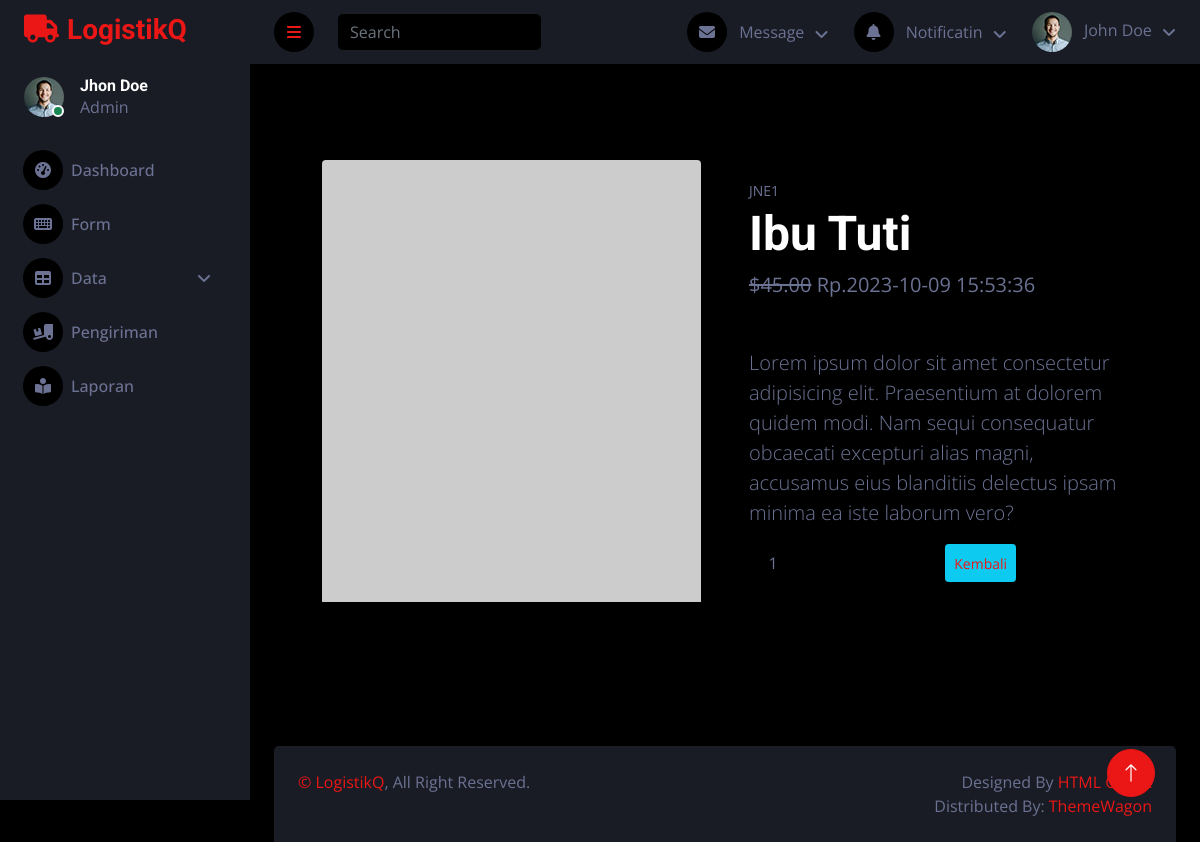
Before: /LogistikQ/index.php?url=Pages/detail_penerima/penerimaan&id=1 with the older database file.
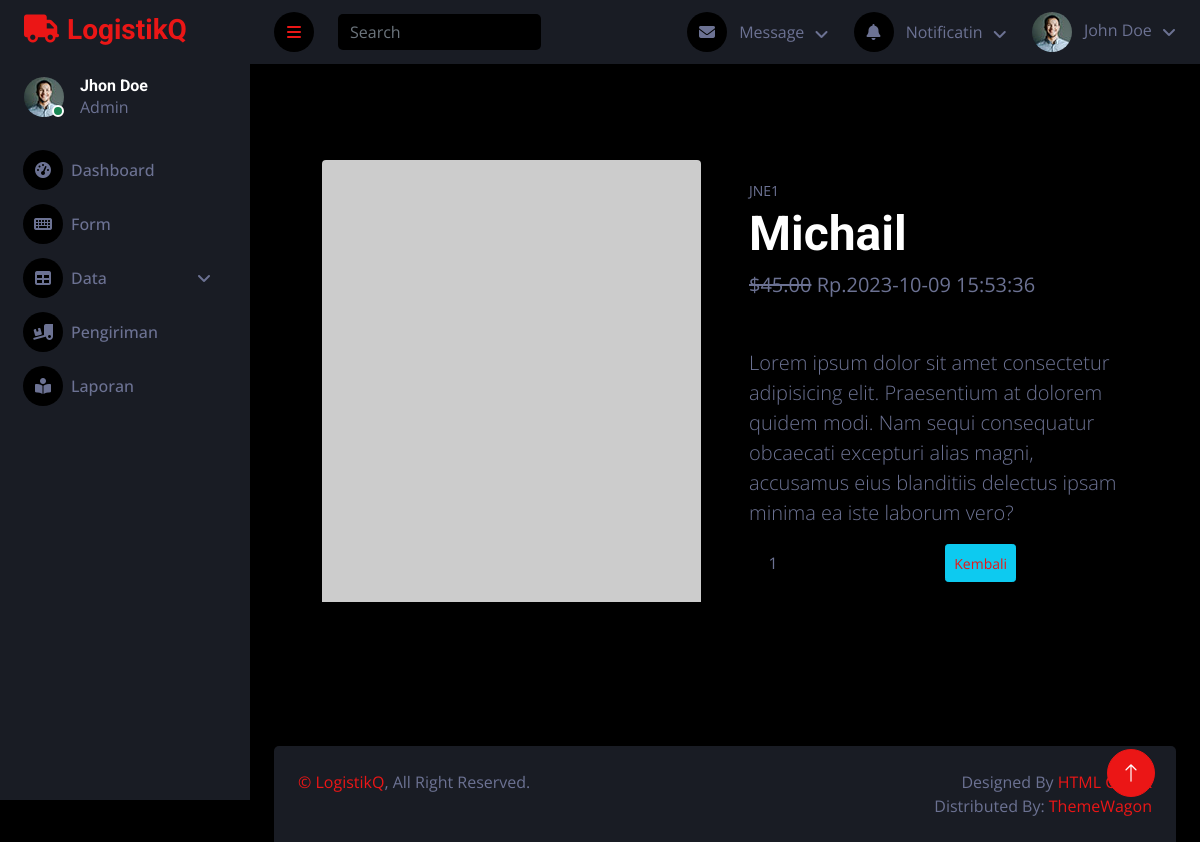
After: the same page with the newer database file.
### tables this page shows
CREATE TABLE `detail_penerimaan` (
  `id` int(11) NOT NULL,
  `kode` varchar(45) NOT NULL,
  `pengiriman_id` int(11) NOT NULL,
  `nama_penerima` varchar(45) NOT NULL,
  `waktu_penerima` datetime NOT NULL
);

### LogistikQ/models/detail_penerima.php (called while the page is built, shortened)
<?php
class detail_penerimaan
{
    private $koneksi;
    public function __construct()
    {
        global $dbh;
        $this->koneksi = $dbh;
    }
    public function getdetail_penerimaan($id)
    {
        $sql = "SELECT * FROM detail_penerimaan WHERE id=?";
        $ps = $this->koneksi->prepare($sql);
        $ps->execute([$id]);
        $rs = $ps->fetch();
        return $rs;
    }
}

### LogistikQ/Pages/detail_penerima/penerimaan.php (the view, shortened to what this page needs)
<?php
$id = $_REQUEST['id'];
$model = new detail_penerimaan();
$produk = $model->getdetail_penerimaan($id);
?>
<section class="py-5">
            <div class="container px-4 px-lg-5 my-5">
                <div class="row gx-4 gx-lg-5 align-items-center">
                    <div class="col-md-6"><img class="card-img-top mb-5 mb-md-0" src="https://dummyimage.com/600x700/dee2e6/6c757d.jpg" alt="..." /></div>
                    <div class="col-md-6">
                        <div class="small mb-1"><?= $produk['kode']?></div>
                        <h1 class="display-5 fw-bolder"><?= $produk['nama_penerima']?></h1>
                        <div class="fs-5 mb-5">
                            <span class="text-decoration-line-through">$45.00</span>
                            <span>Rp.<?= $produk['waktu_penerima']?></span>
                        </div>
                        <p class="lead">Lorem ipsum dolor sit amet consectetur adipisicing elit. Praesentium at dolorem quidem modi. Nam sequi consequatur obcaecati excepturi alias magni, accusamus eius blanditiis delectus ipsam minima ea iste laborum vero?</p>
                        <div class="d-flex">
                            <input class="form-control text-center me-3" id="inputQuantity" type="num" value="1" style="max-width: 3rem" />
                            <button class="btn btn-outline-dark flex-shrink-0" type="button">
                                <i class="bi-cart-fill me-1"></i>
                                </button>
                            <button type="button" class="btn btn-sm btn-info"><a href="index.php?url=dtdetail_penerima">Kembali</button>
                        </div>
                    </div>
                </div>
            </div>
        </section>

### LogistikQ/template/top.php (shortened to what this page needs)
<!DOCTYPE html>
<html lang="en">
<head>
    <link href="https://cdnjs.cloudflare.com/ajax/libs/font-awesome/5.10.0/css/all.min.css" rel="stylesheet">
    <link href="https://cdn.jsdelivr.net/npm/bootstrap-icons@1.4.1/font/bootstrap-icons.css" rel="stylesheet">
    <link href="lib/owlcarousel/assets/owl.carousel.min.css" rel="stylesheet">
    <link href="lib/tempusdominus/css/tempusdominus-bootstrap-4.min.css" rel="stylesheet" />
    <link rel="stylesheet" type="text/css" href="https://cdn.datatables.net/1.13.6/css/jquery.dataTables.min.css">
    <link href="css/bootstrap.min.css" rel="stylesheet">
    <link href="css/style.css" rel="stylesheet">
</head>
<body>
    <div class="container-fluid position-relative d-flex p-0">

### LogistikQ/template/sizebar.php (shortened to what this page needs)
<div class="sidebar pe-4 pb-3">
    <nav class="navbar bg-secondary navbar-dark">
        <a href="index.html" class="navbar-brand mx-4 mb-3">
            <h3 class="text-primary"><i class="fa fa-truck me-2"></i>LogistikQ</h3>
        </a>
        <div class="d-flex align-items-center ms-4 mb-4">
            <div class="position-relative">
                <img class="rounded-circle" src="img/user.jpg" alt="" style="width: 40px; height: 40px;">
                <div class="bg-success rounded-circle border border-2 border-white position-absolute end-0 bottom-0 p-1"></div>
            </div>
            <div class="ms-3">
                <h6 class="mb-0">Jhon Doe</h6>
                <span>Admin</span>
            </div>
        </div>
        <div class="navbar-nav w-100">
            <a href="index.php?url=dashboard" class="nav-item nav-link"><i class="fa fa-tachometer-alt me-2"></i>Dashboard</a>
            <a href="index.php?url=Pages/Kirim/form_kirim" class="nav-item nav-link"><i class="fa fa-keyboard me-2"></i>Form</a>
            <div class="nav-item dropdown">
                <a href="#" class="nav-link dropdown-toggle" data-bs-toggle="dropdown"><i class="fa-solid fa-table me-2"></i>Data</a>
            </div>
            <a href="index.php?url=Pages/Kirim/dtKirim" class="nav-item nav-link"><i class="fa-solid fa-truck-ramp-box me-2"></i>Pengiriman</a>
            <a href="#" class="nav-item nav-link"><i class="fa-solid fa-book-open-reader me-2"></i>Laporan</a>
        </div>
    </nav>
</div>

### LogistikQ/template/navbar.php (shortened to what this page needs)
<div class="content">
    <nav class="navbar navbar-expand bg-secondary navbar-dark sticky-top px-4 py-0">
        <a href="#" class="sidebar-toggler flex-shrink-0">
            <i class="fa fa-bars"></i>
        </a>
        <form class="d-none d-md-flex ms-4">
            <input class="form-control bg-dark border-0" type="search" placeholder="Search">
        </form>
        <div class="navbar-nav align-items-center ms-auto">
            <div class="nav-item dropdown">
                <a href="#" class="nav-link dropdown-toggle" data-bs-toggle="dropdown">
                    <i class="fa fa-envelope me-lg-2"></i>
                    <span class="d-none d-lg-inline-flex">Message</span>
                </a>
            </div>
            <div class="nav-item dropdown">
                <a href="#" class="nav-link dropdown-toggle" data-bs-toggle="dropdown">
                    <i class="fa fa-bell me-lg-2"></i>
                    <span class="d-none d-lg-inline-flex">Notificatin</span>
                </a>
            </div>
            <div class="nav-item dropdown">
                <a href="#" class="nav-link dropdown-toggle" data-bs-toggle="dropdown">
                    <img class="rounded-circle me-lg-2" src="img/user.jpg" alt="" style="width: 40px; height: 40px;">
                    <span class="d-none d-lg-inline-flex">John Doe</span>
                </a>
            </div>
        </div>
    </nav>

### LogistikQ/index.php (shortened to what this page needs)
<?php
include_once 'databases/koneksi.php';
include_once 'models/detail_penerima.php';
include_once 'template/top.php';
include_once 'template/sizebar.php';
include_once 'template/navbar.php';
?>
<div>
    <div class="container-fluid px-4">
        <?php
        $url = !isset($_GET['url']) ? 'dashboard' : $_GET['url'];
        if ($url == 'dashboard') {
            include_once 'dashboard.php';
        } else if (!empty($url)) {
            include_once '' . $url . '.php';
        } else {
            include_once 'dashboard.php';
        }
        ?>
    </div>
</div>
<?php
include_once 'template/bottom.php';
?>

### LogistikQ/template/bottom.php (shortened to what this page needs)
            <footer>
                <div class="container-fluid pt-4 px-4">
                    <div class="bg-secondary rounded-top p-4">
                        <div class="row">
                            <div class="col-12 col-sm-6 text-center text-sm-start">
                                &copy; <a href="#">LogistikQ</a>, All Right Reserved.
                            </div>
                            <div class="col-12 col-sm-6 text-center text-sm-end">
                                Designed By <a href="https://htmlcodex.com">HTML Codex</a>
                                <br>Distributed By: <a href="https://themewagon.com" target="_blank">ThemeWagon</a>
                            </div>
                        </div>
                    </div>
                </div>
            </footer>
        </div>
        <a href="#" class="btn btn-lg btn-primary btn-lg-square back-to-top"><i class="bi bi-arrow-up"></i></a>
    </div>
</body>
</html>

### LogistikQ/css/style.css (style rules this page uses)
:root { --primary: #EB1616; --secondary: #191C24; --light: #6C7293; --dark: #000000; }
.back-to-top { position: fixed; display: none; right: 45px; bottom: 45px; z-index: 99; }
.btn { transition: .5s; }
.btn-lg-square { width: 48px; height: 48px; }
.btn-square, .btn-sm-square, .btn-lg-square { padding: 0; display: inline-flex; align-items: center; justify-content: center; font-weight: normal; border-radius: 50px; }
.sidebar { position: fixed; top: 0; left: 0; bottom: 0; width: 250px; height: 100vh; overflow-y: auto; background: var(--secondary); transition: 0.5s; z-index: 999; }
.content { margin-left: 250px; min-height: 100vh; background: var(--dark); transition: 0.5s; }
@media (min-width: 992px) { .sidebar { margin-left: 0; } }
@media (min-width: 992px) { .content { width: calc(100% - 250px); } }
.sidebar .navbar .navbar-nav .nav-link { padding: 7px 20px; color: var(--light); font-weight: 500; border-left: 3px solid var(--secondary); border-radius: 0 30px 30px 0; outline: none; }
.sidebar .navbar .navbar-nav .nav-link i { width: 40px; height: 40px; display: inline-flex; align-items: center; justify-content: center; background: var(--dark); border-radius: 40px; }
.sidebar .navbar .dropdown-toggle::after { position: absolute; top: 15px; right: 15px; border: none; content: "\f107"; font-family: "Font Awesome 5 Free"; font-weight: 900; transition: .5s; }
.content .navbar .navbar-nav .nav-link { margin-left: 25px; padding: 12px 0; color: var(--light); outline: none; }
.content .navbar .sidebar-toggler, .content .navbar .navbar-nav .nav-link i { width: 40px; height: 40px; display: inline-flex; align-items: center; justify-content: center; background: var(--dark); border-radius: 40px; }
.content .navbar .dropdown-toggle::after { margin-left: 6px; vertical-align: middle; border: none; content: "\f107"; font-family: "Font Awesome 5 Free"; font-weight: 900; transition: .5s; }

Changed rows visible on the page:
changed detail_penerimaan "JNE1": nama_penerima "Ibu Tuti" → "Michail"
